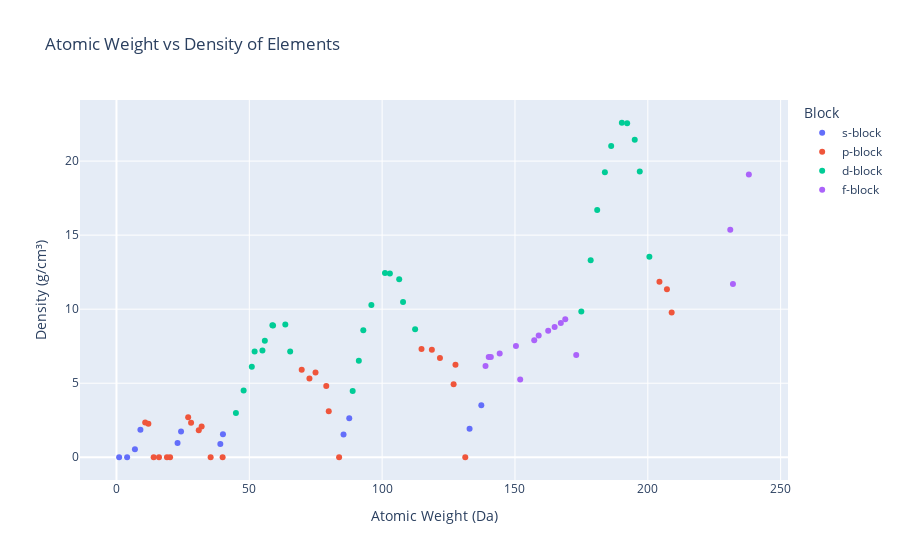

Notebook source saved alongside this figure:
### Markdown cell above
Purpose/Insight:  
Heavier atoms tend to be denser, _but not always!_ This scatter plot shows how atomic weight and density relate. You’ll spot outliers like **Osmium** and **Iridium**, some of the densest substances on Earth.

### Code cell
import plotly.express as px

fig = px.scatter(
    df,
    x='atomic_weight',
    y='density_g_cm3',
    hover_data=['Element'],
    title='Atomic Weight vs Density of Elements',
    labels={'atomic_weight': 'Atomic Weight (Da)', 'density_g_cm3': 'Density (g/cm³)'},
    color='Block'
)
fig.show()

### Figure 1 — Plotly figure (JSON) as saved in the notebook; plotly's stock layout.template omitted (floating-point values rounded to 4 significant figures)
{"data": [{"customdata": [["Hydrogen"], ["Helium"], ["Lithium"], ["Beryllium"], ["Sodium"], ["Magnesium"], ["Potassium"], ["Calcium"], ["Rubidium"], ["Strontium"], ["Caesium"], ["Barium"], ["Francium"], ["Radium"]], "hovertemplate": "Block=s-block<br>Atomic Weight (Da)=%{x}<br>Density (g/cm³)=%{y}<br>Element=%{customdata[0]}<extra></extra>", "legendgroup": "s-block", "marker": {"color": "#636efa", "symbol": "circle"}, "mode": "markers", "name": "s-block", "orientation": "v", "showlegend": true, "type": "scatter", "x": [1.008, 4.003, 6.94, 9.012, 22.99, 24.3, 39.1, 40.08, 85.47, 87.62, 132.9, 137.3, NaN, NaN], "xaxis": "x", "y": [8.988e-05, 0.0001785, 0.534, 1.85, 0.968, 1.738, 0.89, 1.55, 1.532, 2.64, 1.93, 3.51, NaN, 5.5], "yaxis": "y"}, {"customdata": [["Boron"], ["Carbon"], ["Nitrogen"], ["Oxygen"], ["Fluorine"], ["Neon"], ["Aluminium"], ["Silicon"], ["Phosphorus"], ["Sulfur"], ["Chlorine"], ["Argon"], ["Gallium"], ["Germanium"], ["Arsenic"], ["Selenium"], ["Bromine"], ["Krypton"], ["Indium"], ["Tin"], ["Antimony"], ["Tellurium"], ["Iodine"], ["Xenon"], ["Thallium"], ["Lead"], ["Bismuth"], ["Polonium"], ["Astatine"], ["Radon"], ["Nihonium"], ["Flerovium"], ["Moscovium"], ["Livermorium"], ["Tennessine"], ["Oganesson"]], "hovertemplate": "Block=p-block<br>Atomic Weight (Da)=%{x}<br>Density (g/cm³)=%{y}<br>Element=%{customdata[0]}<extra></extra>", "legendgroup": "p-block", "marker": {"color": "#EF553B", "symbol": "circle"}, "mode": "markers", "name": "p-block", "orientation": "v", "showlegend": true, "type": "scatter", "x": [10.81, 12.01, 14.01, 16.0, 19.0, 20.18, 26.98, 28.09, 30.97, 32.06, 35.45, 39.95, 69.72, 72.63, 74.92, 78.97, 79.9, 83.8, 114.8, 118.7, 121.8, 127.6, 126.9, 131.3, 204.4, 207.2, 209.0, NaN, NaN, NaN, NaN, NaN, NaN, NaN, NaN, NaN], "xaxis": "x", "y": [2.34, 2.267, 0.001251, 0.001429, 0.001696, 0.0009002, 2.7, 2.329, 1.823, 2.07, 0.0032, 0.001784, 5.91, 5.323, 5.727, 4.81, 3.103, 0.003749, 7.31, 7.265, 6.697, 6.24, 4.933, 0.005894, 11.85, 11.34, 9.78, 9.196, NaN, 0.00973, NaN, NaN, NaN, NaN, NaN, NaN], "yaxis": "y"}, {"customdata": [["Scandium"], ["Titanium"], ["Vanadium"], ["Chromium"], ["Manganese"], ["Iron"], ["Cobalt"], ["Nickel"], ["Copper"], ["Zinc"], ["Yttrium"], ["Zirconium"], ["Niobium"], ["Molybdenum"], ["Technetium"], ["Ruthenium"], ["Rhodium"], ["Palladium"], ["Silver"], ["Cadmium"], ["Lutetium"], ["Hafnium"], ["Tantalum"], ["Tungsten"], ["Rhenium"], ["Osmium"], ["Iridium"], ["Platinum"], ["Gold"], ["Mercury"], ["Lawrencium"], ["Rutherfordium"], ["Dubnium"], ["Seaborgium"], ["Bohrium"], ["Hassium"], ["Meitnerium"], ["Darmstadtium"], ["Roentgenium"], ["Copernicium"]], "hovertemplate": "Block=d-block<br>Atomic Weight (Da)=%{x}<br>Density (g/cm³)=%{y}<br>Element=%{customdata[0]}<extra></extra>", "legendgroup": "d-block", "marker": {"color": "#00cc96", "symbol": "circle"}, "mode": "markers", "name": "d-block", "orientation": "v", "showlegend": true, "type": "scatter", "x": [44.96, 47.87, 50.94, 52.0, 54.94, 55.84, 58.93, 58.69, 63.55, 65.38, 88.91, 91.22, 92.91, 95.95, NaN, 101.1, 102.9, 106.4, 107.9, 112.4, 175.0, 178.5, 180.9, 183.8, 186.2, 190.2, 192.2, 195.1, 197.0, 200.6, NaN, NaN, NaN, NaN, NaN, NaN, NaN, NaN, NaN, NaN], "xaxis": "x", "y": [2.985, 4.506, 6.11, 7.15, 7.21, 7.874, 8.9, 8.908, 8.96, 7.14, 4.472, 6.52, 8.57, 10.28, 11.0, 12.45, 12.41, 12.02, 10.49, 8.65, 9.841, 13.31, 16.69, 19.25, 21.02, 22.59, 22.56, 21.45, 19.3, 13.53, NaN, NaN, NaN, NaN, NaN, NaN, NaN, NaN, NaN, NaN], "yaxis": "y"}, {"customdata": [["Lanthanum"], ["Cerium"], ["Praseodymium"], ["Neodymium"], ["Promethium"], ["Samarium"], ["Europium"], ["Gadolinium"], ["Terbium"], ["Dysprosium"], ["Holmium"], ["Erbium"], ["Thulium"], ["Ytterbium"], ["Actinium"], ["Thorium"], ["Protactinium"], ["Uranium"], ["Neptunium"], ["Plutonium"], ["Americium"], ["Curium"], ["Berkelium"], ["Californium"], ["Einsteinium"], ["Fermium"], ["Mendelevium"], ["Nobelium"]], "hovertemplate": "Block=f-block<br>Atomic Weight (Da)=%{x}<br>Density (g/cm³)=%{y}<br>Element=%{customdata[0]}<extra></extra>", "legendgroup": "f-block", "marker": {"color": "#ab63fa", "symbol": "circle"}, "mode": "markers", "name": "f-block", "orientation": "v", "showlegend": true, "type": "scatter", "x": [138.9, 140.1, 140.9, 144.2, NaN, 150.4, 152.0, 157.2, 158.9, 162.5, 164.9, 167.3, 168.9, 173.1, NaN, 232.0, 231.0, 238.0, NaN, NaN, NaN, NaN, NaN, NaN, NaN, NaN, NaN, NaN], "xaxis": "x", "y": [6.162, 6.77, 6.77, 7.01, 7.26, 7.52, 5.244, 7.9, 8.23, 8.54, 8.79, 9.066, 9.32, 6.9, 10.0, 11.7, 15.37, 19.1, 20.45, 19.85, 12.0, 13.51, 14.78, 15.1, 8.84, NaN, NaN, NaN], "yaxis": "y"}], "layout": {"legend": {"title": {"text": "Block"}, "tracegroupgap": 0}, "title": {"text": "Atomic Weight vs Density of Elements"}, "xaxis": {"anchor": "y", "domain": [0, 1], "title": {"text": "Atomic Weight (Da)"}}, "yaxis": {"anchor": "x", "domain": [0, 1], "title": {"text": "Density (g/cm³)"}}}}
